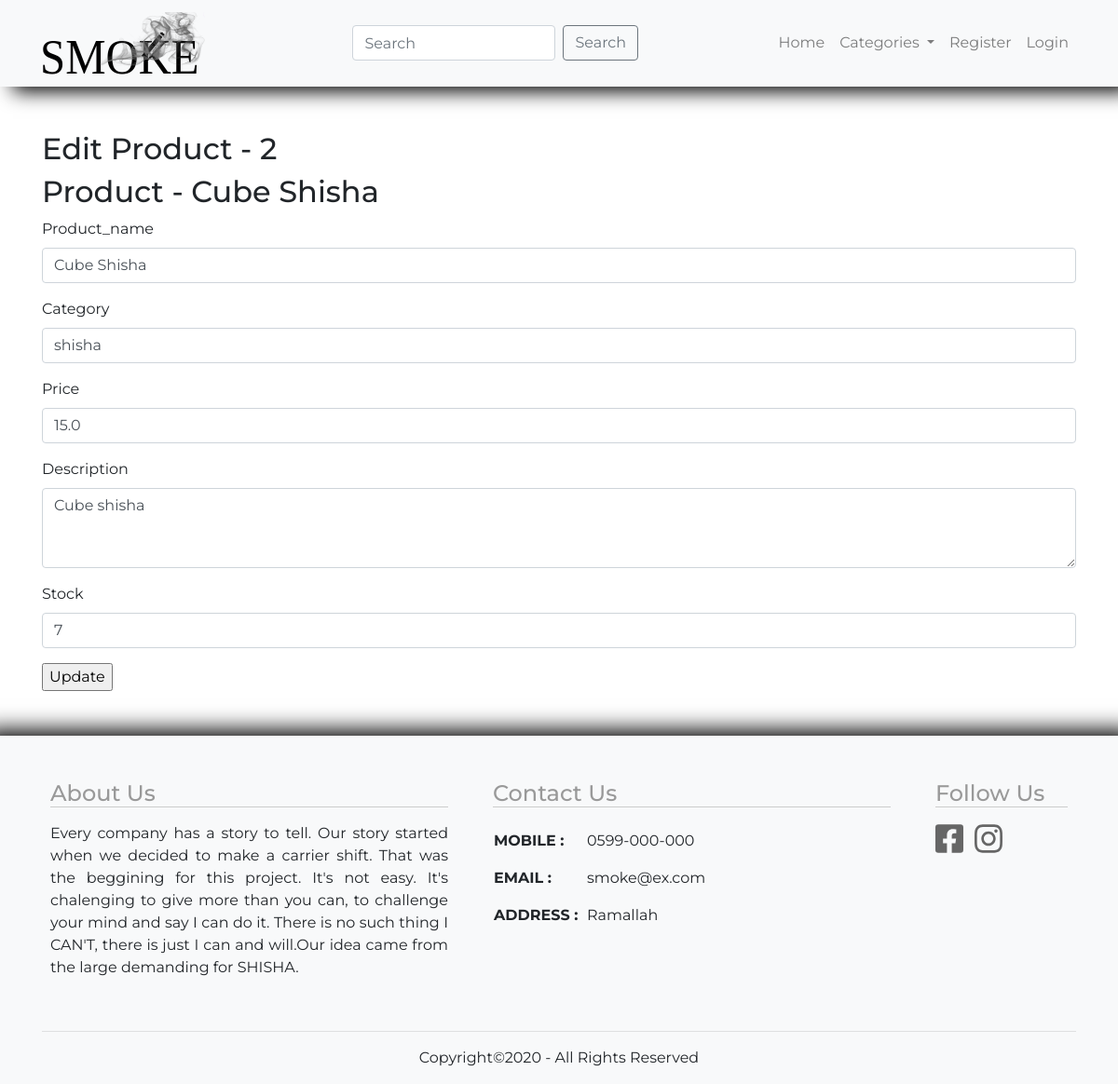
Page /edit_product/2 on the earlier database version.
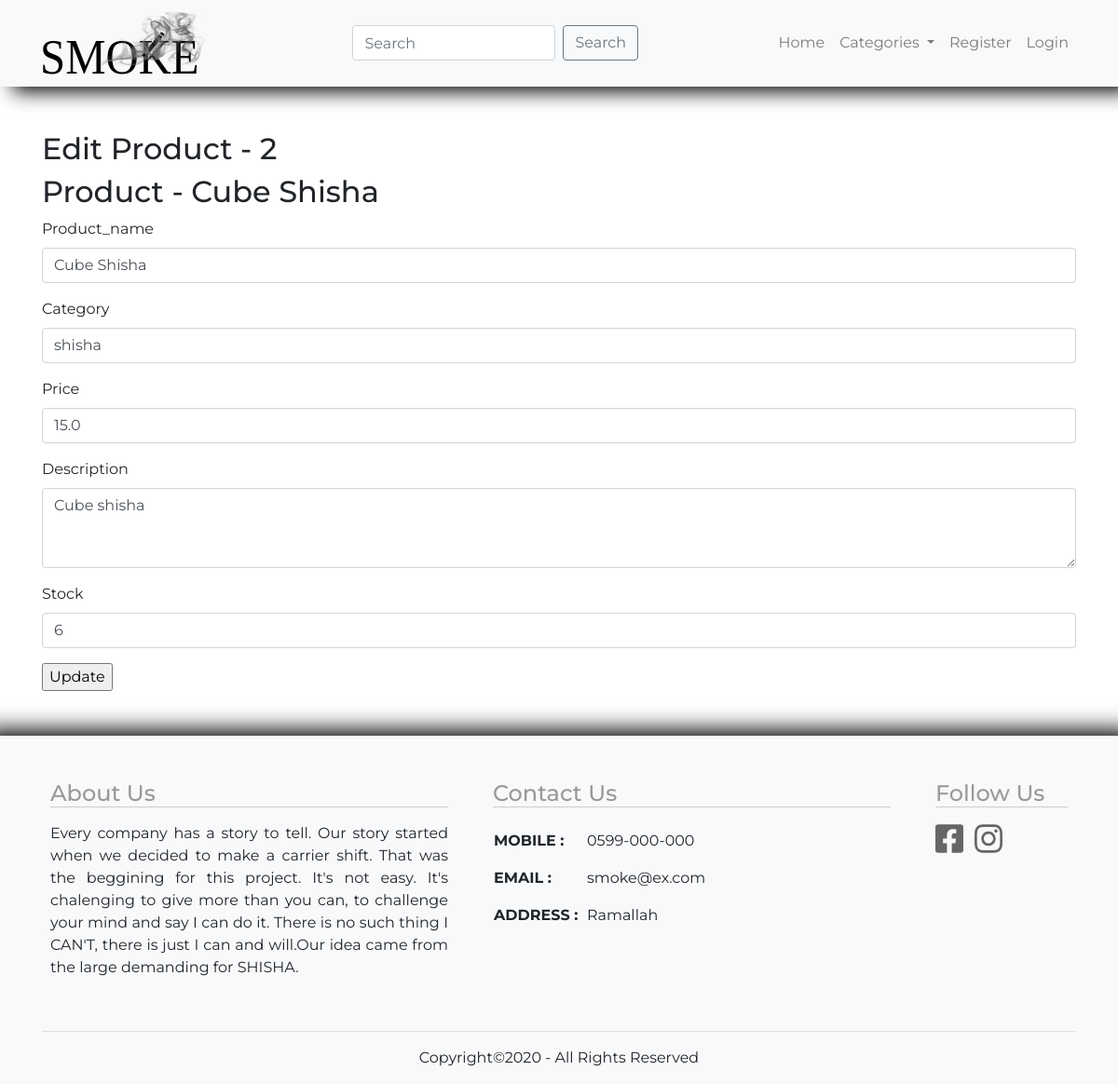
Same page on the later database version.
### smoke_app/models.py (models this page shows)
class Product(models.Model):
    name = models.CharField(max_length=100)
    category = models.CharField(max_length=100)
    description = models.TextField()
    price = models.FloatField()
    stock = models.IntegerField()
    created_at = models.DateTimeField(auto_now_add=True)
    updated_at = models.DateTimeField(auto_now=True)
    objects = ProductManager()

### smoke_app/views.py (the view)
# urls.py: path('edit_product/<id>',views.edit_product),
def edit_product(request,id):
    product = Product.objects.get(id=id)
    context={
        "product":product
    }
    return render(request,'edit.html',context)

### smoke_app/templates/edit.html (shortened to what this page needs)
{% extends "base.html" %} {% load static %} {% block content %}
<h2>Edit Product - {{product.id}}</h2>
<h2>Product - {{product.name}}</h2>
<form method="POST" action="/update_product/{{product.id}}">
  <div class="form-group">
    <label for="Product_name">Product_name</label>
    <input type="text" name="Product_name" class="form-control" id="Product_name" value="{{product.name}}" />
  </div>
  <div class="form-group">
    <label for="category">Category</label>
    <input type="text" name="category" class="form-control" id="category" value="{{product.category}}" />
  </div>
  <div class="form-group">
    <label for="Price">Price</label>
    <input type="number" min="1" name="price" class="form-control" id="Price" value="{{product.price}}" />
  </div>
  <div class="form-group">
    <label for="Description">Description</label>
    <textarea name="description" class="form-control" id="Description" rows="3">{{product.description}}</textarea>
  </div>
  <div class="form-group">
    <label for="stock">Stock</label>
    <input type="number" min="1" name="stock" class="form-control" id="stock" value="{{product.stock}}" />
  </div>
  <input type="submit" value="Update" />
</form>
{% endblock content %}

Differences in the rows shown:
changed Product "Cube Shisha": stock "7" → "6"
